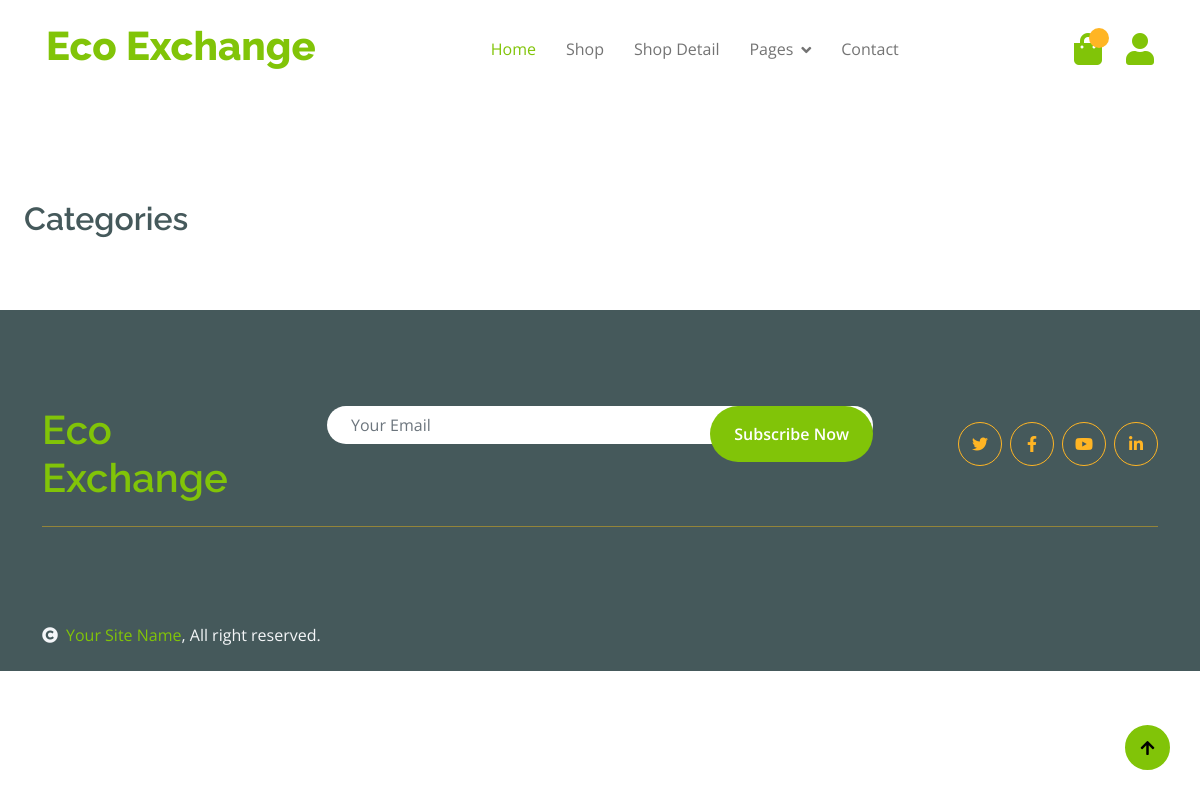
The app's page /, older data.
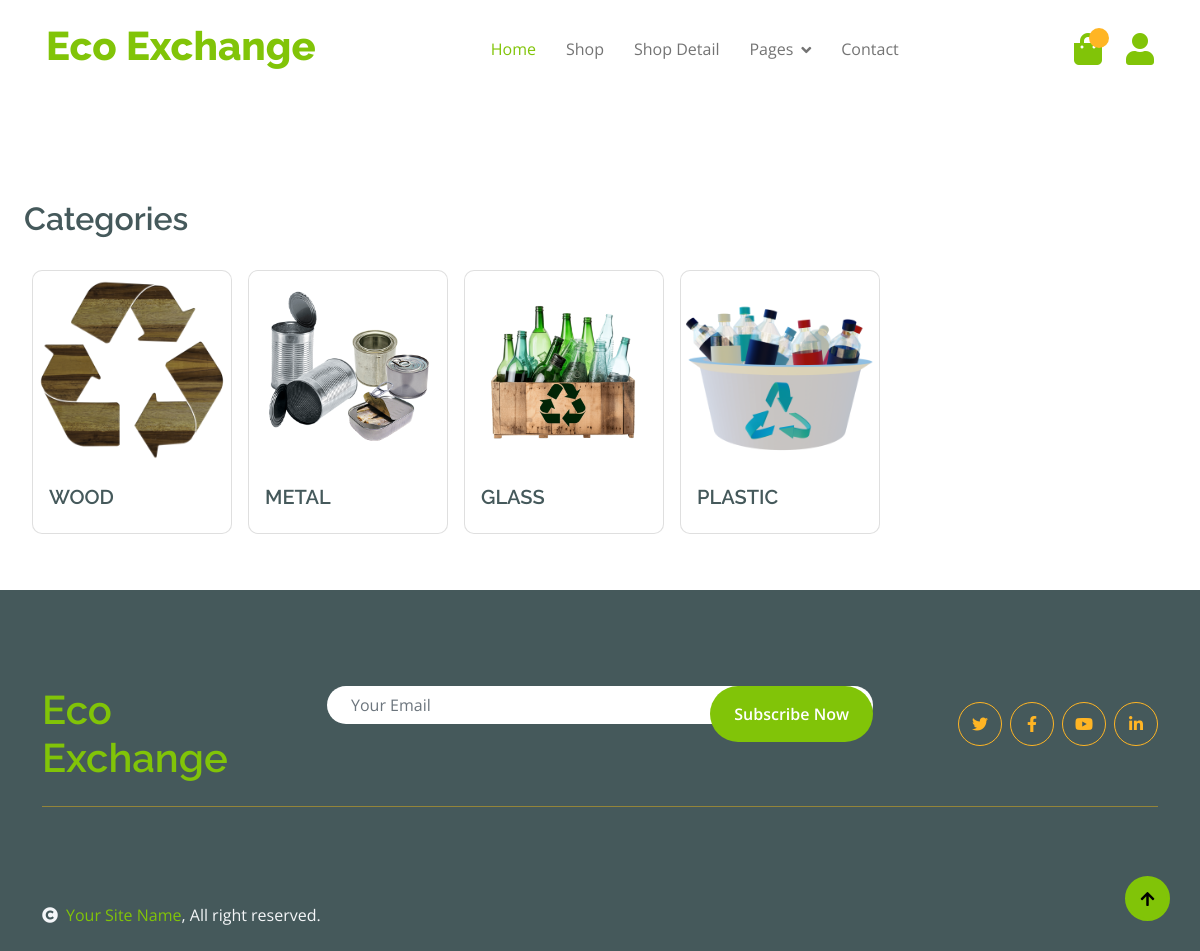
The same page, newer data.
### product/models.py (models this page shows, shortened)
class Product(models.Model):
    CATEGORY_CHOICES = [
        ('PAPER', 'Paper'),
        ('PLASTIC', 'Plastic'),
        ('GLASS', 'Glass'),
        ('METAL', 'Metal'),
        ('ELECTRONICS', 'Electronics'),
        ('ORGANIC', 'Organic'),
        ('TEXTILES', 'Textiles'),
        ('BATTERIES', 'Batteries'),
        ('WOOD', 'Wood'),
        ('RUBBER', 'Rubber'),
        ('MIXED_MATERIALS', 'Mixed Materials'),
    ]
    product_id = models.AutoField(primary_key=True)
    product_name = models.CharField(max_length=255)
    product_description = models.TextField()
    image = models.ImageField(upload_to='img/')
    quantity = models.IntegerField()
    price = models.DecimalField(max_digits=10, decimal_places=2)
    category = models.CharField(max_length=50, choices=CATEGORY_CHOICES)
    user = models.ForeignKey(Member, on_delete=models.CASCADE)

### product/views.py (the view)
def homepage(request):
    product_list = Product.objects.all()
    return render(request,template_name='product/homepage.html',context={'product_list':product_list})

### product/templates/product/homepage.html
{% extends 'product/base.html' %}
{% load static %}
{% block body %}
<div class="container-fluid" style="padding-top: 100px;">
    <div class="row">
        <div class="col-lg-12">
            <h2 class="mb-4">Categories</h2>
            <div class="d-flex flex-wrap">
                {% for product_list in product_list %}
                <div class="card m-2" style="width: 200px;">
                    <img src="{% static 'product/img/'%}{{ product_list.category }}.png" class="card-img-top" alt="{{ product_list.category }}">
                    <div class="card-body">
                        <h5 class="card-title">{{ product_list.category }}</h5>
                    </div>
                </div>
                {% endfor %}
            </div>
        </div>
    </div>
</div>
{% endblock %}

### product/templates/product/base.html (shortened to what this page needs)
{% load static %}
<!DOCTYPE html>
<html lang="en">
    <head>
        <link rel="stylesheet" href="https://stackpath.bootstrapcdn.com/bootstrap/4.5.2/css/bootstrap.min.css">
        <link rel="stylesheet" href="https://use.fontawesome.com/releases/v5.15.4/css/all.css"/>
        <link href="https://cdn.jsdelivr.net/npm/bootstrap-icons@1.4.1/font/bootstrap-icons.css" rel="stylesheet">
        <link href="{% static 'product/lib/lightbox/css/lightbox.min.css' %}" rel="stylesheet">
        <link href="{% static 'product/lib/owlcarousel/assets/owl.carousel.min.css' %}" rel="stylesheet">
        <link href="{% static 'product/css/bootstrap.min.css' %}" rel="stylesheet">
        <link href="{% static 'product/css/style.css' %}" rel="stylesheet">
    </head>
    <body>
        <div class="container-fluid fixed-top">
            <div class="container px-0">
                <nav class="navbar navbar-light bg-white navbar-expand-xl">
                    <a href="index.html" class="navbar-brand"><h1 class="text-primary display-6">Eco Exchange</h1></a>
                    <div class="collapse navbar-collapse bg-white" id="navbarCollapse">
                        <div class="navbar-nav mx-auto">
                            <a href="index.html" class="nav-item nav-link active">Home</a>
                            <a href="shop.html" class="nav-item nav-link">Shop</a>
                            <a href="shop-detail.html" class="nav-item nav-link">Shop Detail</a>
                            <div class="nav-item dropdown">
                                <a href="#" class="nav-link dropdown-toggle" data-bs-toggle="dropdown">Pages</a>
                            </div>
                            <a href="contact.html" class="nav-item nav-link">Contact</a>
                        </div>
                        <div class="d-flex m-3 me-0">
                            <a href="#" class="position-relative me-4 my-auto">
                                <i class="fa fa-shopping-bag fa-2x"></i>
                                <span class="position-absolute bg-secondary rounded-circle d-flex align-items-center justify-content-center text-dark px-1" style="top: -5px; left: 15px; height: 20px; min-width: 20px;"></span>
                            </a>
                            <a href="#" class="my-auto">
                                <i class="fas fa-user fa-2x"></i>
                            </a>
                        </div>
                    </div>
                </nav>
            </div>
        </div>
<div class="container-fluid" style="padding-top: 100px;">
        {% block body %}
        {% endblock %}
    </div>
        <div class="container-fluid bg-dark text-white-50 footer pt-5 mt-5">
            <div class="container py-5">
                <div class="pb-4 mb-4" style="border-bottom: 1px solid rgba(226, 175, 24, 0.5) ;">
                    <div class="row g-4">
                        <div class="col-lg-3">
                            <a href="#">
                                <h1 class="text-primary mb-0">Eco Exchange</h1>
                            </a>
                        </div>
                        <div class="col-lg-6">
                            <div class="position-relative mx-auto">
                                <input class="form-control border-0 w-100 py-3 px-4 rounded-pill" type="number" placeholder="Your Email">
                                <button type="submit" class="btn btn-primary border-0 border-secondary py-3 px-4 position-absolute rounded-pill text-white" style="top: 0; right: 0;">Subscribe Now</button>
                            </div>
                        </div>
                        <div class="col-lg-3">
                            <div class="d-flex justify-content-end pt-3">
                                <a class="btn  btn-outline-secondary me-2 btn-md-square rounded-circle" href=""><i class="fab fa-twitter"></i></a>
                                <a class="btn btn-outline-secondary me-2 btn-md-square rounded-circle" href=""><i class="fab fa-facebook-f"></i></a>
                                <a class="btn btn-outline-secondary me-2 btn-md-square rounded-circle" href=""><i class="fab fa-youtube"></i></a>
                                <a class="btn btn-outline-secondary btn-md-square rounded-circle" href=""><i class="fab fa-linkedin-in"></i></a>
                            </div>
                        </div>
                    </div>
                </div>
        </div>
        </div>
        <div class="container-fluid copyright bg-dark py-4">
            <div class="container">
                <div class="row">
                    <div class="col-md-6 text-center text-md-start mb-3 mb-md-0">
                        <span class="text-light"><a href="#"><i class="fas fa-copyright text-light me-2"></i>Your Site Name</a>, All right reserved.</span>
                    </div>
                </div>
            </div>
        </div>
        <a href="#" class="btn btn-primary border-3 border-primary rounded-circle back-to-top"><i class="fa fa-arrow-up"></i></a>
    </body>
</html>

### product/static/product/css/style.css (style rules this page uses)
.back-to-top { position: fixed; right: 30px; bottom: 30px; display: flex; width: 45px; height: 45px; align-items: center; justify-content: center; transition: 0.5s; z-index: 99; }
.btn { font-weight: 600; transition: .5s; }
.btn-md-square { width: 44px; height: 44px; }
.btn-square, .btn-sm-square, .btn-md-square, .btn-lg-square { padding: 0; display: flex; align-items: center; justify-content: center; font-weight: normal; }
.btn.border-secondary { transition: 0.5s; }
.fixed-top { transition: 0.5s; background: var(--bs-white); border: 0; }
.navbar .navbar-nav .nav-link { padding: 10px 15px; font-size: 16px; transition: .5s; }
.navbar { height: 100px; border-bottom: 1px solid rgba(255, 255, 255, .1); }
.navbar .navbar-nav .nav-link:hover, .navbar .navbar-nav .nav-link.active, .fixed-top.bg-white .navbar .navbar-nav .nav-link:hover, .fixed-top.bg-white .navbar .navbar-nav .nav-link.active { color: var(--bs-primary); }
.navbar .dropdown-toggle::after { border: none; content: "\f107"; font-family: "Font Awesome 5 Free"; font-weight: 700; vertical-align: middle; margin-left: 8px; }

Row changes from the older to the newer data that the page shows:
added Product: category (picture), category "WOOD"
added Product: category (picture), category "METAL"
added Product: category (picture), category "GLASS"
added Product: category (picture), category "PLASTIC"
